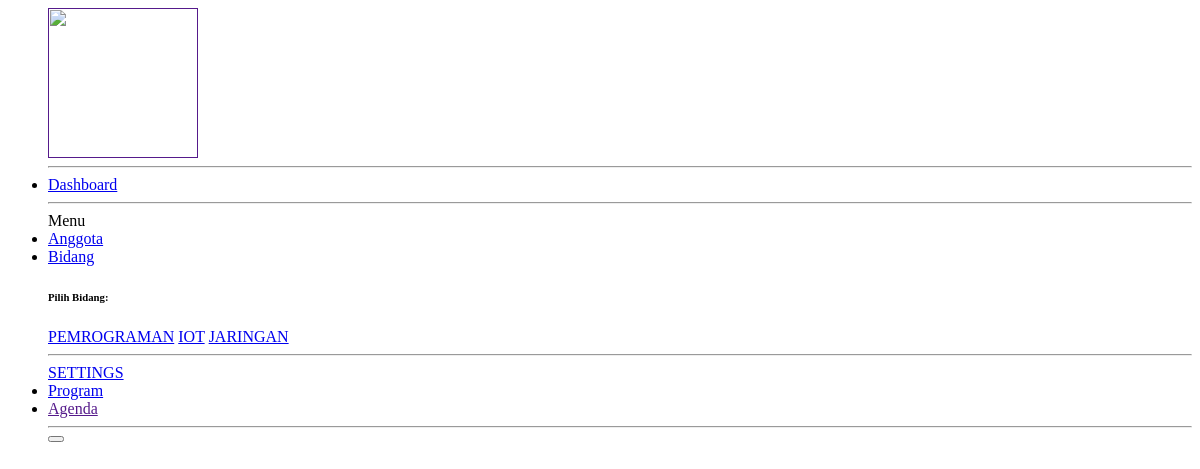
The app's page /dashboard/bidang/ (signed in), older data.
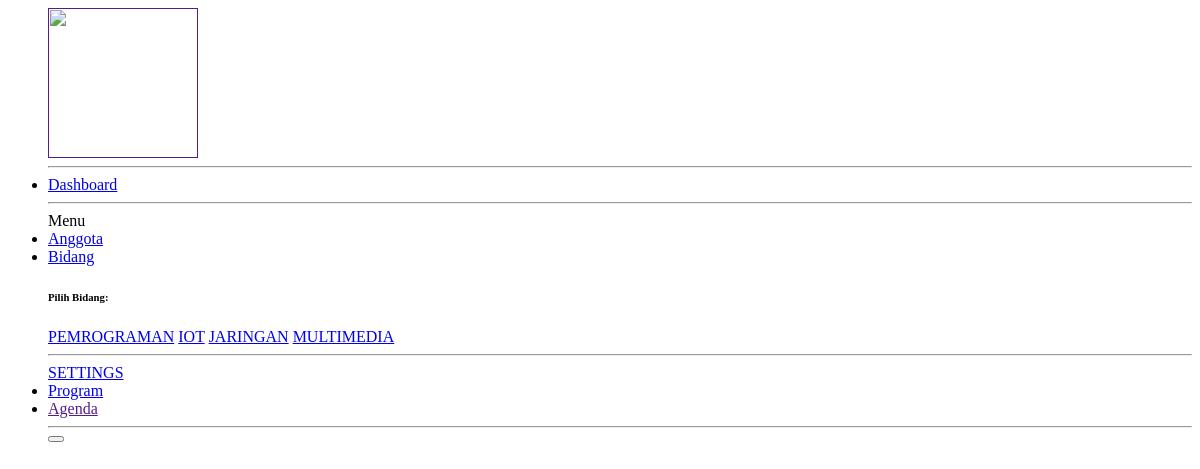
The same page, newer data.
### ITC_APP/models.py (models this page shows, shortened)
class Bidang(models.Model):
    nama_bidang = models.CharField(max_length=255)
    deskripsi = models.TextField()

### ITC_APP/views.py (the view)
# urls.py: path('bidang/', views.bidang_list, name='bidang'),
@login_required()
def bidang_list(request):
    bid_nav = Bidang.objects.all()
    context = {
        'bid_nav': bid_nav,
        }
    return render(request, 'snippets/navbar.html',context )

### TEMPLATES/snippets/navbar.html (shortened to what this page needs)
{%load static%}
<ul class="navbar-nav bg-gradient-primary sidebar sidebar-dark accordion" id="accordionSidebar">
    <a class="sidebar-brand d-flex align-items-center justify-content-center" href="">
        <div class="sidebar-brand-text mx-3">
            <img src="{%static 'img/ITC.png'%}" width="150px">
        </div>
    </a>
    <hr class="sidebar-divider my-0">
    <li class="nav-item active">
        <a class="nav-link" href="{%url 'dashboard:dashboard'%}">
            <span>Dashboard</span></a>
    </li>
    <hr class="sidebar-divider">
    <div class="sidebar-heading">
        Menu
    </div>
    <li class="nav-item">
        <a class="nav-link" href="{%url 'dashboard:anggota'%}">
            <span>Anggota</span></a>
    </li>
    <li class="nav-item">
        <a class="nav-link collapsed" href="#" data-toggle="collapse" data-target="#collapseTwo"
            aria-expanded="true" aria-controls="collapseTwo">
            <span>Bidang</span>
        </a>
        <div id="collapseTwo" class="collapse" aria-labelledby="headingTwo" data-parent="#accordionSidebar">
            <div class="bg-white py-2 collapse-inner rounded">
                <h6 class="collapse-header">Pilih Bidang:</h6>
                {%for bid in bid_nav%}
                    <a class="collapse-item" href="{%url 'dashboard:pengurus' bid.id%}">{{bid.nama_bidang}}</a>
                {%endfor%}
                <hr class="sidebar-divider">
                    <a class="collapse-item bg-gradient-primary text-white text-center" href="{%url 'dashboard:bidang_list'%}">SETTINGS</a>
            </div>
        </div>
    </li>
    <li class="nav-item">
        <a class="nav-link" href="{%url 'dashboard:program_calendar'%}">
            <span>Program</span></a>
    </li>
    <li class="nav-item">
        <a class="nav-link" href="">
            <span>Agenda</span></a>
    </li>
    <hr class="sidebar-divider d-none d-md-block">
    <div class="text-center d-none d-md-inline">
        <button class="rounded-circle border-0" id="sidebarToggle"></button>
    </div>
</ul>

Row changes from the older to the newer data that the page shows:
added Bidang: nama_bidang "MULTIMEDIA"
